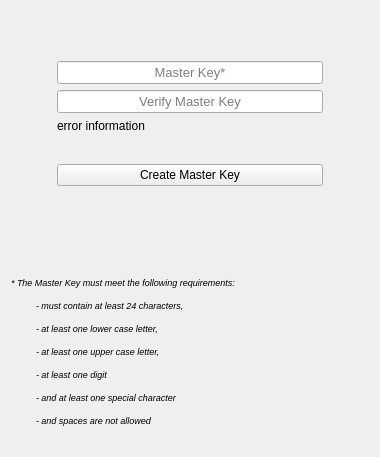
<?xml version="1.0" encoding="UTF-8"?>
<ui version="4.0">
 <class>CreateMasterKeyWidget</class>
 <widget class="QWidget" name="CreateMasterKeyWidget">
  <property name="geometry">
   <rect>
    <x>0</x>
    <y>0</y>
    <width>380</width>
    <height>457</height>
   </rect>
  </property>
  <property name="windowTitle">
   <string>CreateMasterKeyWidget</string>
  </property>
  <layout class="QGridLayout" name="gridLayout">
   <item row="5" column="1">
    <widget class="QPushButton" name="m_createMasterKey_btn">
     <property name="text">
      <string>Create Master Key</string>
     </property>
    </widget>
   </item>
   <item row="7" column="0" colspan="3">
    <widget class="QLabel" name="label">
     <property name="font">
      <font>
       <pointsize>8</pointsize>
       <italic>true</italic>
      </font>
     </property>
     <property name="text">
      <string>&lt;!DOCTYPE HTML PUBLIC &quot;-//W3C//DTD HTML 4.0//EN&quot; &quot;http://www.w3.org/TR/REC-html40/strict.dtd&quot;&gt;
&lt;html&gt;&lt;head&gt;&lt;meta name=&quot;qrichtext&quot; content=&quot;1&quot; /&gt;&lt;style type=&quot;text/css&quot;&gt;
p, li { white-space: pre-wrap; }
&lt;/style&gt;&lt;/head&gt;&lt;body style=&quot; font-family:'MS Shell Dlg 2'; font-size:8pt; font-weight:400; font-style:italic;&quot;&gt;
&lt;p style=&quot; margin-top:12px; margin-bottom:12px; margin-left:0px; margin-right:0px; -qt-block-indent:0; text-indent:0px;&quot;&gt;&lt;span style=&quot; font-size:7pt;&quot;&gt;* The Master Key must meet the following requirements:&lt;/span&gt;&lt;/p&gt;
&lt;p style=&quot; margin-top:12px; margin-bottom:12px; margin-left:0px; margin-right:0px; -qt-block-indent:0; text-indent:0px;&quot;&gt;&lt;span style=&quot; font-size:7pt;&quot;&gt;          - must contain at least 24 characters,&lt;/span&gt;&lt;/p&gt;
&lt;p style=&quot; margin-top:12px; margin-bottom:12px; margin-left:0px; margin-right:0px; -qt-block-indent:0; text-indent:0px;&quot;&gt;&lt;span style=&quot; font-size:7pt;&quot;&gt;          - at least one lower case letter,&lt;/span&gt;&lt;/p&gt;
&lt;p style=&quot; margin-top:12px; margin-bottom:12px; margin-left:0px; margin-right:0px; -qt-block-indent:0; text-indent:0px;&quot;&gt;&lt;span style=&quot; font-size:7pt;&quot;&gt;          - at least one upper case letter,&lt;/span&gt;&lt;/p&gt;
&lt;p style=&quot; margin-top:12px; margin-bottom:12px; margin-left:0px; margin-right:0px; -qt-block-indent:0; text-indent:0px;&quot;&gt;&lt;span style=&quot; font-size:7pt;&quot;&gt;          - at least one digit&lt;/span&gt;&lt;/p&gt;
&lt;p style=&quot; margin-top:12px; margin-bottom:12px; margin-left:0px; margin-right:0px; -qt-block-indent:0; text-indent:0px;&quot;&gt;&lt;span style=&quot; font-size:7pt;&quot;&gt;          - and at least one special character&lt;/span&gt;&lt;/p&gt;
&lt;p style=&quot; margin-top:12px; margin-bottom:12px; margin-left:0px; margin-right:0px; -qt-block-indent:0; text-indent:0px;&quot;&gt;&lt;span style=&quot; font-size:7pt;&quot;&gt;          - and spaces are not allowed&lt;/span&gt;&lt;/p&gt;&lt;/body&gt;&lt;/html&gt;</string>
     </property>
     <property name="textFormat">
      <enum>Qt::AutoText</enum>
     </property>
    </widget>
   </item>
   <item row="4" column="1">
    <spacer name="verticalSpacer_3">
     <property name="orientation">
      <enum>Qt::Vertical</enum>
     </property>
     <property name="sizeType">
      <enum>QSizePolicy::Fixed</enum>
     </property>
     <property name="sizeHint" stdset="0">
      <size>
       <width>20</width>
       <height>25</height>
      </size>
     </property>
    </spacer>
   </item>
   <item row="6" column="1">
    <spacer name="verticalSpacer_2">
     <property name="orientation">
      <enum>Qt::Vertical</enum>
     </property>
     <property name="sizeType">
      <enum>QSizePolicy::Expanding</enum>
     </property>
     <property name="sizeHint" stdset="0">
      <size>
       <width>20</width>
       <height>40</height>
      </size>
     </property>
    </spacer>
   </item>
   <item row="3" column="1">
    <widget class="QLabel" name="m_errorInformation_lbl">
     <property name="text">
      <string>error information</string>
     </property>
     <property name="textFormat">
      <enum>Qt::PlainText</enum>
     </property>
     <property name="wordWrap">
      <bool>true</bool>
     </property>
     <property name="severityType" stdset="0">
      <string notr="true">error</string>
     </property>
    </widget>
   </item>
   <item row="2" column="1">
    <widget class="QLineEdit" name="m_verifyMasterKey_lineEdit">
     <property name="font">
      <font>
       <pointsize>10</pointsize>
      </font>
     </property>
     <property name="contextMenuPolicy">
      <enum>Qt::NoContextMenu</enum>
     </property>
     <property name="echoMode">
      <enum>QLineEdit::Password</enum>
     </property>
     <property name="alignment">
      <set>Qt::AlignCenter</set>
     </property>
     <property name="placeholderText">
      <string>Verify Master Key</string>
     </property>
     <property name="cursorMoveStyle">
      <enum>Qt::VisualMoveStyle</enum>
     </property>
    </widget>
   </item>
   <item row="2" column="2">
    <spacer name="horizontalSpacer_2">
     <property name="orientation">
      <enum>Qt::Horizontal</enum>
     </property>
     <property name="sizeType">
      <enum>QSizePolicy::Preferred</enum>
     </property>
     <property name="sizeHint" stdset="0">
      <size>
       <width>40</width>
       <height>20</height>
      </size>
     </property>
    </spacer>
   </item>
   <item row="2" column="0">
    <spacer name="horizontalSpacer">
     <property name="orientation">
      <enum>Qt::Horizontal</enum>
     </property>
     <property name="sizeType">
      <enum>QSizePolicy::Preferred</enum>
     </property>
     <property name="sizeHint" stdset="0">
      <size>
       <width>40</width>
       <height>20</height>
      </size>
     </property>
    </spacer>
   </item>
   <item row="0" column="1">
    <spacer name="verticalSpacer">
     <property name="orientation">
      <enum>Qt::Vertical</enum>
     </property>
     <property name="sizeType">
      <enum>QSizePolicy::Fixed</enum>
     </property>
     <property name="sizeHint" stdset="0">
      <size>
       <width>20</width>
       <height>50</height>
      </size>
     </property>
    </spacer>
   </item>
   <item row="1" column="1">
    <widget class="QLineEdit" name="m_masterKey_lineEdit">
     <property name="font">
      <font>
       <pointsize>10</pointsize>
      </font>
     </property>
     <property name="contextMenuPolicy">
      <enum>Qt::NoContextMenu</enum>
     </property>
     <property name="echoMode">
      <enum>QLineEdit::Password</enum>
     </property>
     <property name="alignment">
      <set>Qt::AlignCenter</set>
     </property>
     <property name="placeholderText">
      <string>Master Key*</string>
     </property>
    </widget>
   </item>
   <item row="8" column="0" colspan="3">
    <widget class="QLabel" name="label_2">
     <property name="textFormat">
      <enum>Qt::PlainText</enum>
     </property>
    </widget>
   </item>
  </layout>
 </widget>
 <layoutdefault spacing="6" margin="11"/>
 <tabstops>
  <tabstop>m_masterKey_lineEdit</tabstop>
  <tabstop>m_verifyMasterKey_lineEdit</tabstop>
  <tabstop>m_createMasterKey_btn</tabstop>
 </tabstops>
 <resources/>
 <connections/>
</ui>
